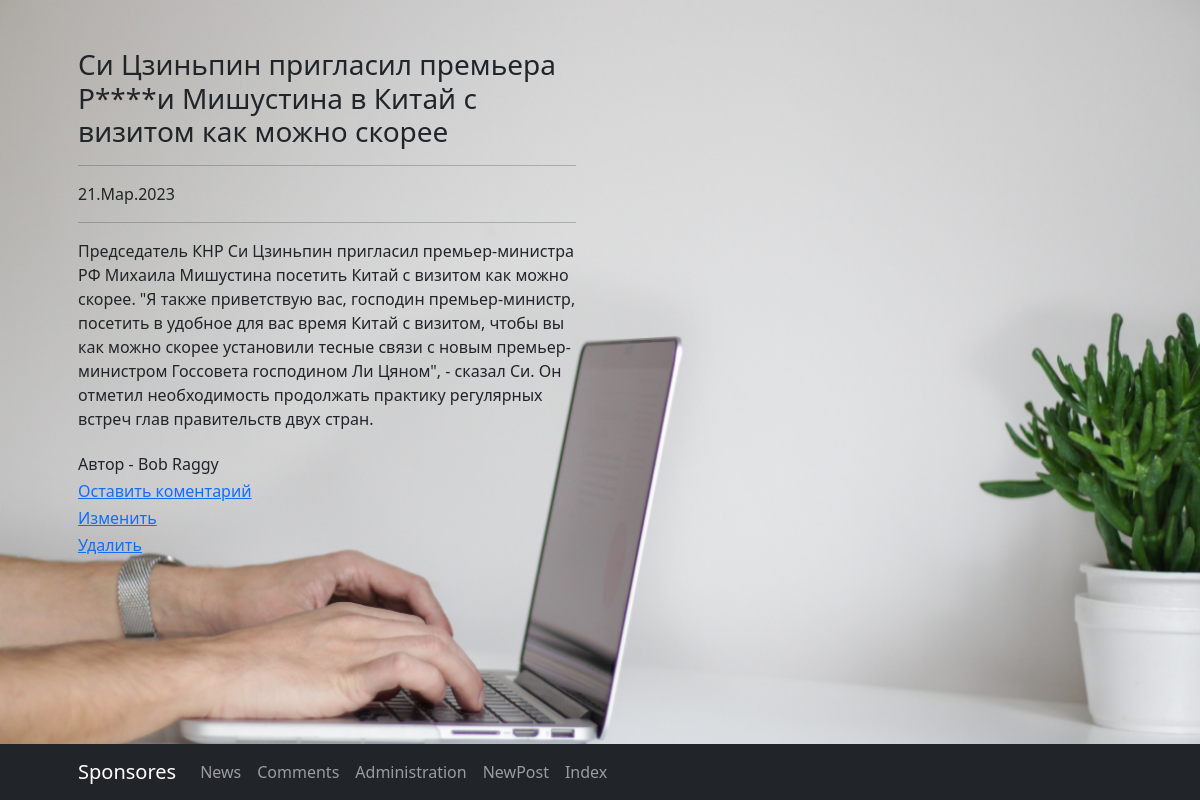
Page /news/4 on the earlier database version.
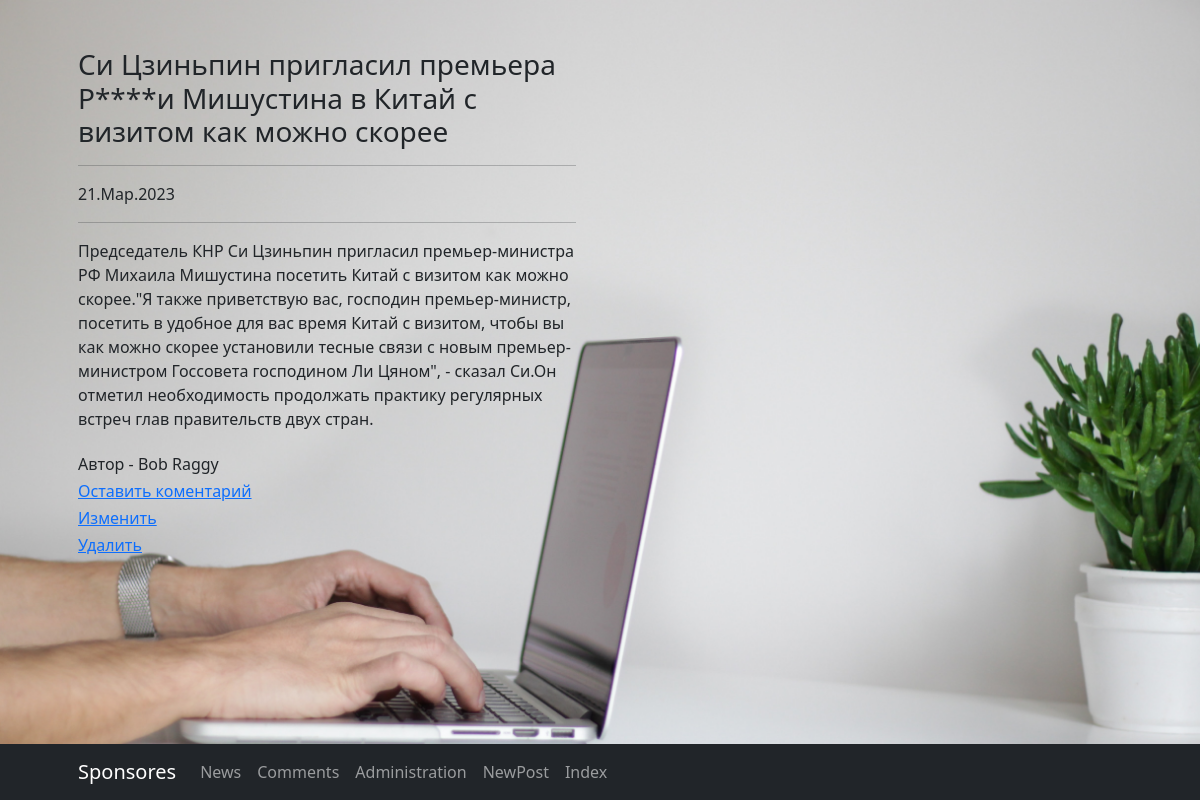
Same page on the later database version.
### News/models.py (models this page shows, shortened)
class Post(models.Model):
    NEWS = 'NE'
    ARTICLE = 'AR'
    POSTTYPES = [
        (NEWS, 'Новость'),
        (ARTICLE, 'Статья'),
    ]
    post_author = models.ForeignKey(Author, on_delete=models.CASCADE, verbose_name='Автор')
    post_type = models.CharField(max_length=2, choices=POSTTYPES, default=NEWS, verbose_name='Тип поста')
    post_time_in = models.DateTimeField(auto_now_add=True, verbose_name='Дата публикации')
    post_category = models.ManyToManyField(Category, through='PostCategory', verbose_name='Категория поста')
    post_title = models.CharField(max_length=255, verbose_name='Заголовок')
    post_text = models.TextField(verbose_name='Текст')
    post_rating = models.FloatField(default=0, verbose_name='Рейтинг')
    class Meta:
        verbose_name = 'Пост'
        verbose_name_plural = 'Посты'
        ordering = ['-post_time_in']

class Author(models.Model):
    author_rating = models.FloatField(default=0)
    author_user = models.OneToOneField(User, on_delete=models.CASCADE)
    def __str__(self):
        return f'{self.author_user.username}'
    class Meta:
        verbose_name = 'Автор'
        verbose_name_plural = 'Авторы'

### News/views.py (the view)
# urls.py: path('<int:pk>', PostDetail.as_view(), name='post_detail'),
class PostDetail(DetailView):
    model = Post
    template_name = 'post.html'
    context_object_name = 'post'

### News/templatetags/custom_filters.py (called while the page is built)
@register.filter()
def censor(text):
    bad_words = ['bad', 'author', 'better', 'but', 'отпуск', 'Росси']
    if type(text) == str:
        for i in bad_words:
            text = text.replace(i[1:], '*' * len(i[1:]))
    return text

### News/templates/post.html (shortened to what this page needs)
{% extends 'flatpages/default.html' %}
{% load custom_filters %}
{% block content %}
<h3>{{ post.post_title|censor }}</h3>
<hr>
<p>{{ post.post_time_in|date:'d.M.Y'}}</p>
<hr>
{{ post.post_text|censor }}
<br>
<br>
<h6>Автор - {{ post.post_author}}</h6>
<a class="my link" href="/news/comments/create"><h6>Оставить коментарий</h6></a>
<a class="my link" href="/news/{{ post.id }}/update"><h6>Изменить</h6></a>
<a class="my link" href="/news/{{ post.id }}/delete"><h6>Удалить</h6></a>
{% endblock content %}

Differences in the rows shown:
changed Post "Bob Raggy": post_text|censor "…с визитом как можно скорее. \"Я также приветствую вас, господин премьер-министр, посетить в удобное для вас время Китай с визитом, чтобы вы как можно скорее установили тесные связи с новым премьер-министром Госсовета господином Ли Цяном\", - сказал Си. Он отметил необходимость продолжать практику…" → "…с визитом как можно скорее.\"Я также приветствую вас, господин премьер-министр, посетить в удобное для вас время Китай с визитом, чтобы вы как можно скорее установили тесные связи с новым премьер-министром Госсовета господином Ли Цяном\", - сказал Си.Он отметил необходимость продолжать практику…"
